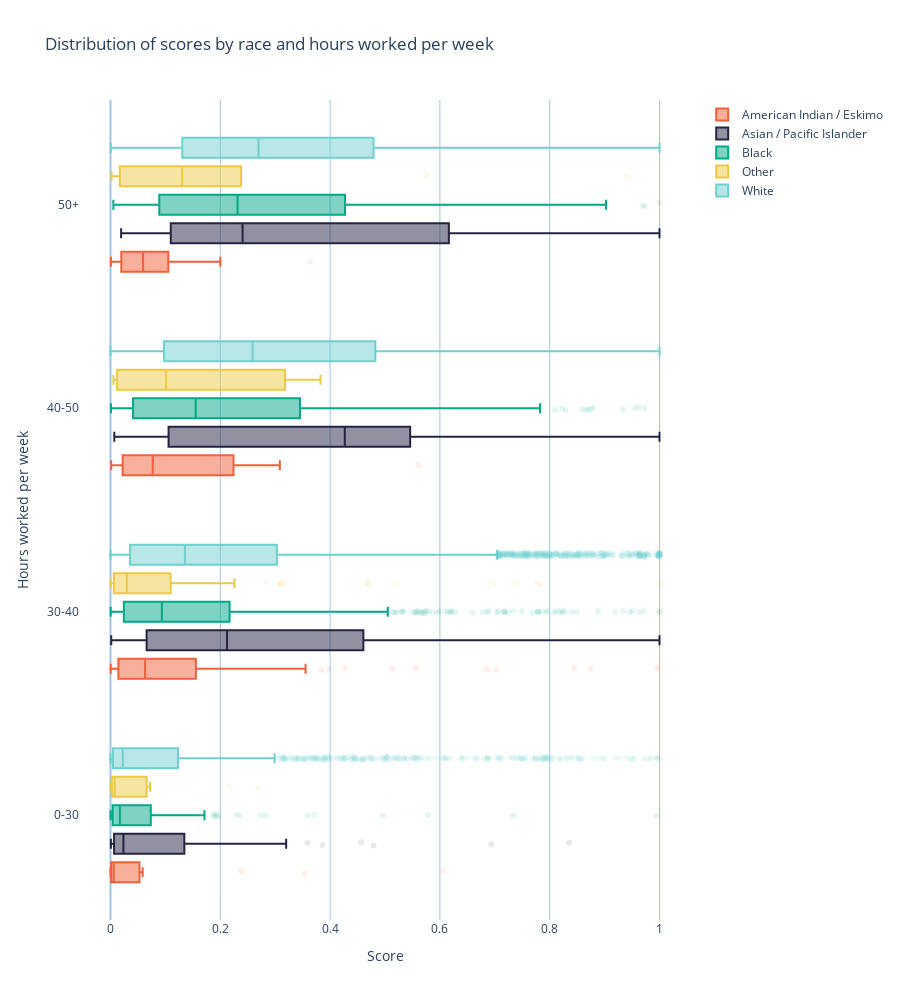

The cell this chart's notebook holds for it:
### Code cell
fig_cdp_by_race = group_box_plots(
    test_prob,
    test.race.map(race_names),
    groups=test_hpw_enum,
    group_names=["0-30", "30-40", "40-50", "50+"],
    title="Distribution of scores by race and hours worked per week",
    xlabel="Score",
    ylabel="Hours worked per week",
)
fig_cdp_by_race

### Figure 1 — Plotly figure (JSON) as saved in the notebook; plotly's stock layout.template omitted (floating-point values rounded to 4 significant figures; data arrays with more than 128 entries replaced by an {"elided": "..."} marker saying what was removed)
{"data": [{"hoverinfo": "name+x", "jitter": 0.2, "line": {"color": "#f2603b"}, "marker": {"color": "rgba(242,96,59,1)", "opacity": 0.1}, "name": "American Indian / Eskimo", "orientation": "h", "type": "box", "x": {"elided": "149 float values"}, "y": {"elided": "149 int values"}}, {"hoverinfo": "name+x", "jitter": 0.2, "line": {"color": "#262445"}, "marker": {"color": "rgba(38,36,69,1)", "opacity": 0.1}, "name": "Asian / Pacific Islander", "orientation": "h", "type": "box", "x": {"elided": "408 float values"}, "y": {"elided": "408 int values"}}, {"hoverinfo": "name+x", "jitter": 0.2, "line": {"color": "#00a886"}, "marker": {"color": "rgba(0,168,134,1)", "opacity": 0.1}, "name": "Black", "orientation": "h", "type": "box", "x": {"elided": "1411 float values"}, "y": {"elided": "1411 int values"}}, {"hoverinfo": "name+x", "jitter": 0.2, "line": {"color": "#edc946"}, "marker": {"color": "rgba(237,201,70,1)", "opacity": 0.1}, "name": "Other", "orientation": "h", "type": "box", "x": [0.2028, 0.0004152, 0.006201, 0.01475, 0.04281, 0.5749, 0.3825, 0.02169, 0.004026, 0.01016, 0.06128, 0.0005602, 0.04171, 0.0007099, 0.1104, 0.001711, 0.01628, 0.1416, 0.06555, 0.04485, 0.1069, 0.005606, 0.005976, 0.4676, 0.3161, 0.0007947, 0.07421, 0.02667, 0.07979, 0.06949, 0.007205, 0.04495, 0.001685, 0.004382, 0.001825, 0.00982, 0.02853, 0.02862, 0.01972, 0.01911, 0.004923, 0.002025, 1.0, 0.1387, 0.003465, 0.2167, 0.7757, 0.4692, 0.01212, 0.07297, 0.1089, 0.03342, 0.007963, 0.00345, 0.1807, 0.01179, 0.2258, 0.2835, 0.07198, 0.0003627, 0.004917, 0.002263, 0.5179, 0.008122, 0.07732, 0.7371, 0.02113, 0.002716, 0.000245, 0.04011, 0.2681, 0.125, 0.0008221, 0.007627, 0.01305, 0.01062, 0.06169, 0.007621, 0.001248, 0.0102, 0.0482, 0.3088, 0.124, 0.00677, 0.002037, 0.1702, 0.04591, 0.003812, 0.0006236, 0.001583, 0.09181, 0.1684, 0.09256, 0.9394, 0.002392, 0.0173, 0.01686, 0.3071, 0.1607, 0.01057, 0.2379, 0.1371, 0.004591, 0.3135, 0.06725, 0.31, 0.1012, 0.04694, 0.7824, 0.01607, 0.005422, 0.02332, 0.01257, 0.01107, 0.3312, 0.02536, 0.6974, 0.03354, 0.05507, 0.03099, 0.03333, 0.0008232], "y": [1, 0, 1, 2, 1, 3, 2, 1, 1, 1, 1, 1, 1, 1, 1, 0, 3, 1, 1, 1, 2, 1, 1, 1, 1, 1, 1, 1, 3, 1, 0, 1, 1, 1, 3, 1, 1, 1, 1, 1, 0, 1, 1, 3, 1, 0, 1, 1, 2, 1, 1, 1, 1, 1, 1, 2, 1, 1, 0, 1, 1, 1, 1, 1, 1, 1, 1, 1, 0, 1, 0, 1, 1, 0, 1, 0, 0, 1, 1, 1, 1, 1, 3, 1, 1, 1, 1, 1, 1, 1, 1, 1, 1, 3, 1, 1, 3, 1, 1, 1, 3, 3, 0, 2, 0, 1, 2, 1, 1, 0, 2, 1, 1, 1, 2, 1, 1, 1, 1, 1, 1, 0]}, {"hoverinfo": "name+x", "jitter": 0.2, "line": {"color": "#70cfcf"}, "marker": {"color": "rgba(112,207,207,1)", "opacity": 0.1}, "name": "White", "orientation": "h", "type": "box", "x": {"elided": "12970 float values"}, "y": {"elided": "12970 int values"}}], "layout": {"autosize": true, "boxmode": "group", "height": 1000, "hovermode": "closest", "paper_bgcolor": "rgba(0,0,0,0)", "plot_bgcolor": "rgba(0,0,0,0)", "title": {"text": "Distribution of scores by race and hours worked per week"}, "xaxis": {"fixedrange": true, "gridcolor": "rgb(159, 197, 232)", "hoverformat": ".3f", "title": {"text": "Score"}, "zerolinecolor": "rgb(159, 197, 232)"}, "yaxis": {"fixedrange": true, "gridcolor": "rgba(0,0,0,0)", "ticktext": ["0-30", "30-40", "40-50", "50+"], "tickvals": [0, 1, 2, 3], "title": {"text": "Hours worked per week"}, "zerolinecolor": "rgba(0,0,0,0)"}}}
